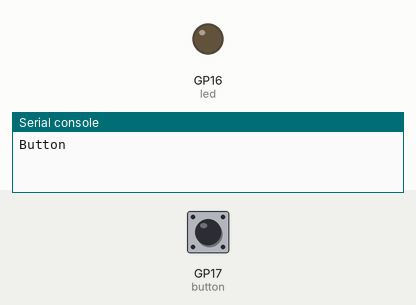
The program below on a simulated Raspberry Pi Pico running CircuitPython. Parts: output pins drawn as LEDs (lit = HIGH), the last lines printed to the serial console. Dashed ring = blinking. Inputs (shaded band) come from the test bench; at power-on: GP17 (button) HIGH.

Above: at 1.2 s.
1.3 s: GP17 (button) pulled LOW for 3.2 s
At 1.6 s:
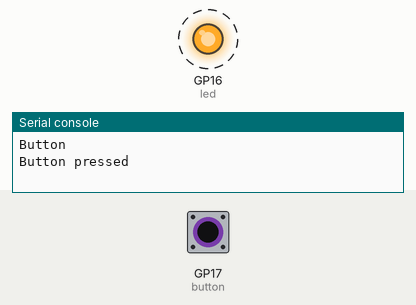
Timing chart, 0 to 7.0 s (numbered marks = the images above; inputs shaded):
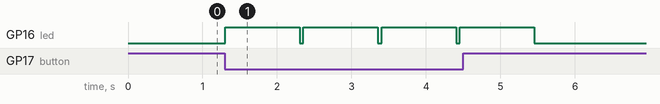

The program:

code2.py
```python
import time
import board
import digitalio


led = digitalio.DigitalInOut(board.GP16)
led.direction = digitalio.Direction.OUTPUT

button = digitalio.DigitalInOut(board.GP17)
button.direction = digitalio.Direction.INPUT
button.pull = digitalio.Pull.UP

print("Button")

while True:
    if not button.value:
        print("Button pressed")
        led.value = True
        time.sleep(1)
        led.value = False
        print("LED OFF")

    time.sleep(0.05)
```

Measured:
- after the input at 1.3 s, GP16 (led): alternates HIGH for 1.0 s and LOW for 0.05 s, 8 changes in all, then stays LOW, starting at once
